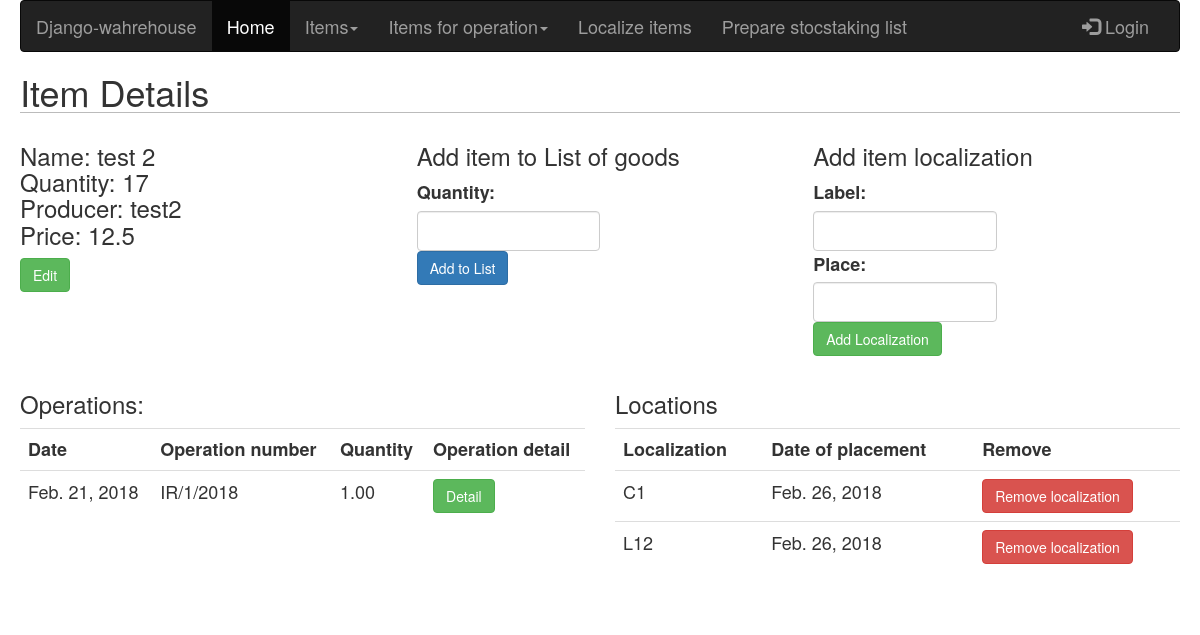
The page /warehouse/semi-finisheditem/test-2/details/ on the database its author committed.
### warehouse/models.py (models this page shows, shortened)
class SemiFinishedItem(models.Model):
    name = models.CharField(max_length=255)
    slug = models.SlugField(blank=True)
    quantity = models.PositiveIntegerField(default=0)
    category = models.ForeignKey(Category)
    producer = models.CharField(max_length=50)
    price = models.FloatField()

### operations/models.py (models this page shows, shortened)
class OperationItem(models.Model):
    operation = models.ForeignKey(Operiation, related_name='operation_type')
    item = models.ForeignKey(SemiFinishedItem, related_name='operation_item')
    quantity = models.DecimalField(max_digits=8, decimal_places=2)

class Operiation(models.Model):
    worker = models.ForeignKey(settings.AUTH_USER_MODEL, related_name='warehouse_worker')
    created = models.DateField(auto_now=True)
    operation = models.CharField(max_length=50, choices=OPERATION_CHOICES)
    operation_number = models.CharField(max_length=15)

### localization/models.py (models this page shows, shortened)
class LocalizationItem(models.Model):
    localization = models.CharField(max_length=8, unique=True)
    item = models.ForeignKey(SemiFinishedItem, related_name='localization_item')
    date_of_placement = models.DateField(auto_now=True, blank=False)

### warehouse/views.py (the view)
# urls.py: url(r'^semi-finisheditem/(?P<slug>[-\w]+)/details/$', semi_finished_item_detail, name='semi_finished_item_detail'),
def semi_finished_item_detail(request, slug):
    item = SemiFinishedItem.objects.get(slug=slug)
    list_of_goods_item_form = AddItemToListGoodsForm()
    add_localization_form = LocalizationItemForm()
    localization_list = LocalizationItem.objects.filter(item=item).order_by('-date_of_placement')
    operations = OperationItem.objects.filter(item=item).order_by('-operation__created')
    return render(request, 'products_html/semi_finished_item_detail.html',
                  {'item': item, 'add_item_form': list_of_goods_item_form,
                   'operations': operations,'add_localization_form': add_localization_form,
                   'localization_list': localization_list})

### list_of_goods/forms.py
class AddItemToListGoodsForm(forms.Form):
    quantity = forms.FloatField()
    update = forms.BooleanField(required=False, initial=False, widget=forms.HiddenInput)

### localization/forms.py
class LocalizationItemForm(forms.ModelForm):
    label = forms.CharField(max_length=2)
    place = forms.IntegerField()
    class Meta:
        model = LocalizationItem
        fields = ('label', 'place')
        exclude=('localization', 'item', 'date_of_placement')

### warehouse/templates/products_html/semi_finished_item_detail.html (shortened to what this page needs)
{% extends "base.html" %}
{% load widget_tweaks %}
{% block content %}
    <h1> Item Details</h1>
    <div class="row">
        <div class="form-group col-sm-4 col-mg-6">
            <h3>
                Name: {{ item.name }} <br>
            Quantity: {{ item.quantity }} <br>
            Producer: {{ item.producer }} <br>
            Price: {{ item.price }}</h3>
            <input class="btn btn-success" type="button" value="Edit" onclick="location.href='{% url 'semi_finished_item_edit' item.slug %}'">
        </div>
        <div class="form-group col-sm-4 col-mg-6">
        <h3>Add item to List of goods</h3>
        <form action="{% url 'list_of_goods_add' item.id %}" method="post">
            {{ add_item_form.quantity.label_tag }}
            {% render_field add_item_form.quantity class="form-control" %}
            <input class="btn btn-primary" type="submit" value="Add to List">
        </form>
        </div>
        <div class="form-group col-sm-4 col-mg-6">
        <h3>Add item localization</h3>
        <form method="post" action="{% url 'add_localization_item' item.id %}">
            {{ add_localization_form.label.label_tag }}
            {% render_field add_localization_form.label class="form-control" %}
            {{ add_localization_form.place.label_tag }}
            {% render_field add_localization_form.place class="form-control" %}
            <input class="btn btn-success" type="submit" value="Add Localization">
        </form>
        </div>
    </div>
    <div class="row">
    <div class="form-group col-sm-6">
    <h3>Operations:</h3>
    {% if operations %}
        <table class="table table-hover">
        <tr>
            <th>Date</th>
            <th>Operation number</th>
            <th>Quantity</th>
            <th>Operation detail</th>
        </tr>
        {% for operation in operations %}
            <tr>
                <td>{{ operation.operation.created }}</td>
                <td>{{ operation.operation.operation_number }}</td>
                <td>{{ operation.quantity }}</td>
                <td><input class="btn btn-success" type="button" value="Detail" onclick="location.href='{% url 'operation_detail' operation.operation.operation_number %}'"></td>
            </tr>
        {% endfor %}
    </table>
    {% endif %}
    </div>
    <div class="form-group col-sm-6">
        <h3>Locations</h3>
        {% if localization_list %}
            <table class="table table-hover">
                <tr>
                    <th>Localization</th>
                    <th>Date of placement</th>
                    <th>Remove</th>
                </tr>
            {% for localization in localization_list %}
                <tr>
                    <td>{{ localization.localization }}</td>
                    <td>{{ localization.date_of_placement }}</td>
                    <td>
                        <input class="btn btn-danger" value="Remove localization" type="button" onclick="location.href='{% url 'remove_localization' localization.id %}'">
                    </td>
                </tr>
            {% endfor %}
            </table>
        {% endif %}
    </div>
</div>
{%  endblock %}

### warehouse/static/css/base.css (style rules this page uses)
body { margin-left: 20px; margin-right: 20px; font-size: 18px; }
h1 { border-bottom:1px solid #bbb; }
input[type=submit] { font-size: 14px; }
.form-control { height: 40px; width: 50%; font-size: 18px; }

### rows shown on the page
SemiFinishedItem: name "test 2", quantity "17", producer "test2", price "12.5", slug "Edit"
OperationItem: operation.created "Feb. 21, 2018", operation.operation_number "IR/1/2018", quantity "1.00", operation.operation_number "Detail"
LocalizationItem: localization "C1", date_of_placement "Feb. 26, 2018", id "Remove localization"
LocalizationItem: localization "L12", date_of_placement "Feb. 26, 2018", id "Remove localization"

### other values the page prints
{{ add_item_form.quantity.label_tag }} "Quantity:"
{{ add_localization_form.label.label_tag }} "Label:"
{{ add_localization_form.place.label_tag }} "Place:"
